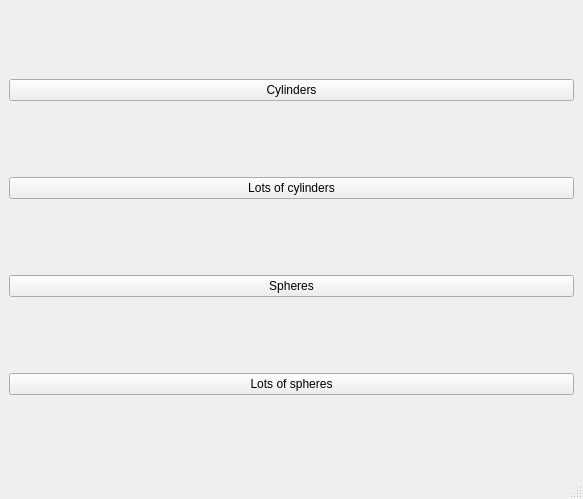
<?xml version="1.0" encoding="UTF-8"?>
<ui version="4.0">
 <class>MainWindow</class>
 <widget class="QMainWindow" name="MainWindow">
  <property name="geometry">
   <rect>
    <x>0</x>
    <y>0</y>
    <width>583</width>
    <height>499</height>
   </rect>
  </property>
  <property name="windowTitle">
   <string>Qt3D examples</string>
  </property>
  <widget class="QWidget" name="centralwidget">
   <layout class="QVBoxLayout" name="verticalLayout">
    <item>
     <widget class="QPushButton" name="cylindersbutton">
      <property name="text">
       <string>Cylinders</string>
      </property>
     </widget>
    </item>
    <item>
     <widget class="QPushButton" name="lotsofcylindersbutton">
      <property name="text">
       <string>Lots of cylinders</string>
      </property>
     </widget>
    </item>
    <item>
     <widget class="QPushButton" name="spheres">
      <property name="text">
       <string>Spheres</string>
      </property>
     </widget>
    </item>
    <item>
     <widget class="QPushButton" name="lotsofspheresButton">
      <property name="text">
       <string>Lots of spheres</string>
      </property>
     </widget>
    </item>
   </layout>
  </widget>
  <widget class="QMenuBar" name="menubar">
   <property name="geometry">
    <rect>
     <x>0</x>
     <y>0</y>
     <width>583</width>
     <height>19</height>
    </rect>
   </property>
  </widget>
  <widget class="QStatusBar" name="statusbar"/>
 </widget>
 <resources/>
 <connections/>
</ui>
